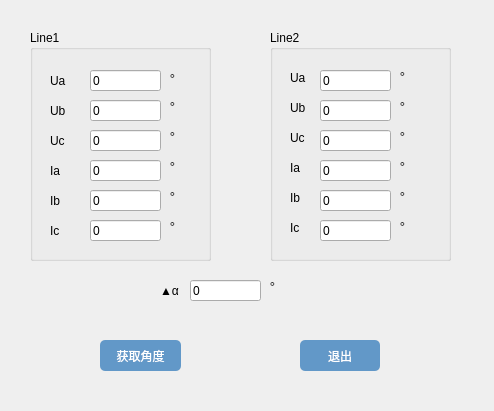
<?xml version="1.0" encoding="UTF-8"?>
<ui version="4.0">
 <class>Dlg_BaseAngle</class>
 <widget class="QWidget" name="Dlg_BaseAngle">
  <property name="geometry">
   <rect>
    <x>0</x>
    <y>0</y>
    <width>494</width>
    <height>411</height>
   </rect>
  </property>
  <property name="windowTitle">
   <string>Form</string>
  </property>
  <widget class="QGroupBox" name="groupBox">
   <property name="geometry">
    <rect>
     <x>30</x>
     <y>30</y>
     <width>181</width>
     <height>231</height>
    </rect>
   </property>
   <property name="title">
    <string>Line1</string>
   </property>
   <widget class="QLabel" name="label">
    <property name="geometry">
     <rect>
      <x>20</x>
      <y>40</y>
      <width>41</width>
      <height>21</height>
     </rect>
    </property>
    <property name="text">
     <string>Ua</string>
    </property>
   </widget>
   <widget class="QLabel" name="label_2">
    <property name="geometry">
     <rect>
      <x>20</x>
      <y>70</y>
      <width>41</width>
      <height>21</height>
     </rect>
    </property>
    <property name="text">
     <string>Ub</string>
    </property>
   </widget>
   <widget class="QLabel" name="label_3">
    <property name="geometry">
     <rect>
      <x>20</x>
      <y>100</y>
      <width>41</width>
      <height>21</height>
     </rect>
    </property>
    <property name="text">
     <string>Uc</string>
    </property>
   </widget>
   <widget class="QLabel" name="label_4">
    <property name="geometry">
     <rect>
      <x>20</x>
      <y>130</y>
      <width>41</width>
      <height>21</height>
     </rect>
    </property>
    <property name="text">
     <string>Ia</string>
    </property>
   </widget>
   <widget class="QLabel" name="label_5">
    <property name="geometry">
     <rect>
      <x>20</x>
      <y>160</y>
      <width>41</width>
      <height>21</height>
     </rect>
    </property>
    <property name="text">
     <string>Ib</string>
    </property>
   </widget>
   <widget class="QLabel" name="label_6">
    <property name="geometry">
     <rect>
      <x>20</x>
      <y>190</y>
      <width>41</width>
      <height>21</height>
     </rect>
    </property>
    <property name="text">
     <string>Ic</string>
    </property>
   </widget>
   <widget class="QLineEdit" name="lineEdit">
    <property name="geometry">
     <rect>
      <x>60</x>
      <y>40</y>
      <width>71</width>
      <height>21</height>
     </rect>
    </property>
    <property name="text">
     <string>0</string>
    </property>
   </widget>
   <widget class="QLineEdit" name="lineEdit_2">
    <property name="geometry">
     <rect>
      <x>60</x>
      <y>70</y>
      <width>71</width>
      <height>21</height>
     </rect>
    </property>
    <property name="text">
     <string>0</string>
    </property>
   </widget>
   <widget class="QLineEdit" name="lineEdit_3">
    <property name="geometry">
     <rect>
      <x>60</x>
      <y>100</y>
      <width>71</width>
      <height>21</height>
     </rect>
    </property>
    <property name="text">
     <string>0</string>
    </property>
   </widget>
   <widget class="QLineEdit" name="lineEdit_4">
    <property name="geometry">
     <rect>
      <x>60</x>
      <y>130</y>
      <width>71</width>
      <height>21</height>
     </rect>
    </property>
    <property name="text">
     <string>0</string>
    </property>
   </widget>
   <widget class="QLineEdit" name="lineEdit_5">
    <property name="geometry">
     <rect>
      <x>60</x>
      <y>160</y>
      <width>71</width>
      <height>21</height>
     </rect>
    </property>
    <property name="text">
     <string>0</string>
    </property>
   </widget>
   <widget class="QLineEdit" name="lineEdit_6">
    <property name="geometry">
     <rect>
      <x>60</x>
      <y>190</y>
      <width>71</width>
      <height>21</height>
     </rect>
    </property>
    <property name="text">
     <string>0</string>
    </property>
   </widget>
   <widget class="QLabel" name="label_7">
    <property name="geometry">
     <rect>
      <x>140</x>
      <y>32</y>
      <width>40</width>
      <height>20</height>
     </rect>
    </property>
    <property name="text">
     <string>。</string>
    </property>
   </widget>
   <widget class="QLabel" name="label_8">
    <property name="geometry">
     <rect>
      <x>140</x>
      <y>60</y>
      <width>40</width>
      <height>20</height>
     </rect>
    </property>
    <property name="text">
     <string>。</string>
    </property>
   </widget>
   <widget class="QLabel" name="label_9">
    <property name="geometry">
     <rect>
      <x>140</x>
      <y>90</y>
      <width>40</width>
      <height>20</height>
     </rect>
    </property>
    <property name="text">
     <string>。</string>
    </property>
   </widget>
   <widget class="QLabel" name="label_10">
    <property name="geometry">
     <rect>
      <x>140</x>
      <y>120</y>
      <width>40</width>
      <height>20</height>
     </rect>
    </property>
    <property name="text">
     <string>。</string>
    </property>
   </widget>
   <widget class="QLabel" name="label_11">
    <property name="geometry">
     <rect>
      <x>140</x>
      <y>180</y>
      <width>40</width>
      <height>20</height>
     </rect>
    </property>
    <property name="text">
     <string>。</string>
    </property>
   </widget>
   <widget class="QLabel" name="label_12">
    <property name="geometry">
     <rect>
      <x>140</x>
      <y>150</y>
      <width>40</width>
      <height>20</height>
     </rect>
    </property>
    <property name="text">
     <string>。</string>
    </property>
   </widget>
  </widget>
  <widget class="QGroupBox" name="groupBox_2">
   <property name="geometry">
    <rect>
     <x>270</x>
     <y>30</y>
     <width>181</width>
     <height>231</height>
    </rect>
   </property>
   <property name="title">
    <string>Line2</string>
   </property>
   <widget class="QLabel" name="label_13">
    <property name="geometry">
     <rect>
      <x>20</x>
      <y>40</y>
      <width>40</width>
      <height>16</height>
     </rect>
    </property>
    <property name="text">
     <string>Ua</string>
    </property>
   </widget>
   <widget class="QLabel" name="label_14">
    <property name="geometry">
     <rect>
      <x>20</x>
      <y>70</y>
      <width>40</width>
      <height>16</height>
     </rect>
    </property>
    <property name="text">
     <string>Ub</string>
    </property>
   </widget>
   <widget class="QLabel" name="label_15">
    <property name="geometry">
     <rect>
      <x>20</x>
      <y>100</y>
      <width>40</width>
      <height>16</height>
     </rect>
    </property>
    <property name="text">
     <string>Uc</string>
    </property>
   </widget>
   <widget class="QLabel" name="label_16">
    <property name="geometry">
     <rect>
      <x>20</x>
      <y>130</y>
      <width>40</width>
      <height>16</height>
     </rect>
    </property>
    <property name="text">
     <string>Ia</string>
    </property>
   </widget>
   <widget class="QLabel" name="label_21">
    <property name="geometry">
     <rect>
      <x>20</x>
      <y>160</y>
      <width>40</width>
      <height>16</height>
     </rect>
    </property>
    <property name="text">
     <string>Ib</string>
    </property>
   </widget>
   <widget class="QLabel" name="label_22">
    <property name="geometry">
     <rect>
      <x>20</x>
      <y>190</y>
      <width>40</width>
      <height>16</height>
     </rect>
    </property>
    <property name="text">
     <string>Ic</string>
    </property>
   </widget>
   <widget class="QLineEdit" name="lineEdit_7">
    <property name="geometry">
     <rect>
      <x>50</x>
      <y>40</y>
      <width>71</width>
      <height>21</height>
     </rect>
    </property>
    <property name="text">
     <string>0</string>
    </property>
   </widget>
   <widget class="QLineEdit" name="lineEdit_8">
    <property name="geometry">
     <rect>
      <x>50</x>
      <y>70</y>
      <width>71</width>
      <height>21</height>
     </rect>
    </property>
    <property name="text">
     <string>0</string>
    </property>
   </widget>
   <widget class="QLineEdit" name="lineEdit_9">
    <property name="geometry">
     <rect>
      <x>50</x>
      <y>100</y>
      <width>71</width>
      <height>21</height>
     </rect>
    </property>
    <property name="text">
     <string>0</string>
    </property>
   </widget>
   <widget class="QLineEdit" name="lineEdit_10">
    <property name="geometry">
     <rect>
      <x>50</x>
      <y>130</y>
      <width>71</width>
      <height>21</height>
     </rect>
    </property>
    <property name="text">
     <string>0</string>
    </property>
   </widget>
   <widget class="QLineEdit" name="lineEdit_11">
    <property name="geometry">
     <rect>
      <x>50</x>
      <y>160</y>
      <width>71</width>
      <height>21</height>
     </rect>
    </property>
    <property name="text">
     <string>0</string>
    </property>
   </widget>
   <widget class="QLineEdit" name="lineEdit_12">
    <property name="geometry">
     <rect>
      <x>50</x>
      <y>190</y>
      <width>71</width>
      <height>21</height>
     </rect>
    </property>
    <property name="text">
     <string>0</string>
    </property>
   </widget>
   <widget class="QLabel" name="label_23">
    <property name="geometry">
     <rect>
      <x>130</x>
      <y>30</y>
      <width>40</width>
      <height>20</height>
     </rect>
    </property>
    <property name="text">
     <string>。</string>
    </property>
   </widget>
   <widget class="QLabel" name="label_24">
    <property name="geometry">
     <rect>
      <x>130</x>
      <y>60</y>
      <width>40</width>
      <height>20</height>
     </rect>
    </property>
    <property name="text">
     <string>。</string>
    </property>
   </widget>
   <widget class="QLabel" name="label_25">
    <property name="geometry">
     <rect>
      <x>130</x>
      <y>90</y>
      <width>40</width>
      <height>20</height>
     </rect>
    </property>
    <property name="text">
     <string>。</string>
    </property>
   </widget>
   <widget class="QLabel" name="label_26">
    <property name="geometry">
     <rect>
      <x>130</x>
      <y>120</y>
      <width>40</width>
      <height>20</height>
     </rect>
    </property>
    <property name="text">
     <string>。</string>
    </property>
   </widget>
   <widget class="QLabel" name="label_27">
    <property name="geometry">
     <rect>
      <x>130</x>
      <y>150</y>
      <width>40</width>
      <height>20</height>
     </rect>
    </property>
    <property name="text">
     <string>。</string>
    </property>
   </widget>
   <widget class="QLabel" name="label_28">
    <property name="geometry">
     <rect>
      <x>130</x>
      <y>180</y>
      <width>40</width>
      <height>20</height>
     </rect>
    </property>
    <property name="text">
     <string>。</string>
    </property>
   </widget>
  </widget>
  <widget class="QLabel" name="label_29">
   <property name="geometry">
    <rect>
     <x>160</x>
     <y>270</y>
     <width>41</width>
     <height>41</height>
    </rect>
   </property>
   <property name="text">
    <string>▲α</string>
   </property>
  </widget>
  <widget class="QLineEdit" name="lineEdit_13">
   <property name="geometry">
    <rect>
     <x>190</x>
     <y>280</y>
     <width>71</width>
     <height>21</height>
    </rect>
   </property>
   <property name="text">
    <string>0</string>
   </property>
  </widget>
  <widget class="QLabel" name="label_30">
   <property name="geometry">
    <rect>
     <x>270</x>
     <y>270</y>
     <width>40</width>
     <height>20</height>
    </rect>
   </property>
   <property name="text">
    <string>。</string>
   </property>
  </widget>
  <widget class="QPushButton" name="pushButton">
   <property name="geometry">
    <rect>
     <x>100</x>
     <y>340</y>
     <width>81</width>
     <height>31</height>
    </rect>
   </property>
   <property name="styleSheet">
    <string notr="true">background-color:rgb(98, 152, 200);
border:rgb(255, 255, 255);
color:rgb(255, 255, 255);
border-radius:5px</string>
   </property>
   <property name="text">
    <string>获取角度</string>
   </property>
  </widget>
  <widget class="QPushButton" name="pushButton_2">
   <property name="geometry">
    <rect>
     <x>300</x>
     <y>340</y>
     <width>80</width>
     <height>31</height>
    </rect>
   </property>
   <property name="styleSheet">
    <string notr="true">background-color:rgb(98, 152, 200);
border:rgb(255, 255, 255);
color:rgb(255, 255, 255);
border-radius:5px</string>
   </property>
   <property name="text">
    <string>退出</string>
   </property>
  </widget>
 </widget>
 <resources/>
 <connections/>
</ui>
